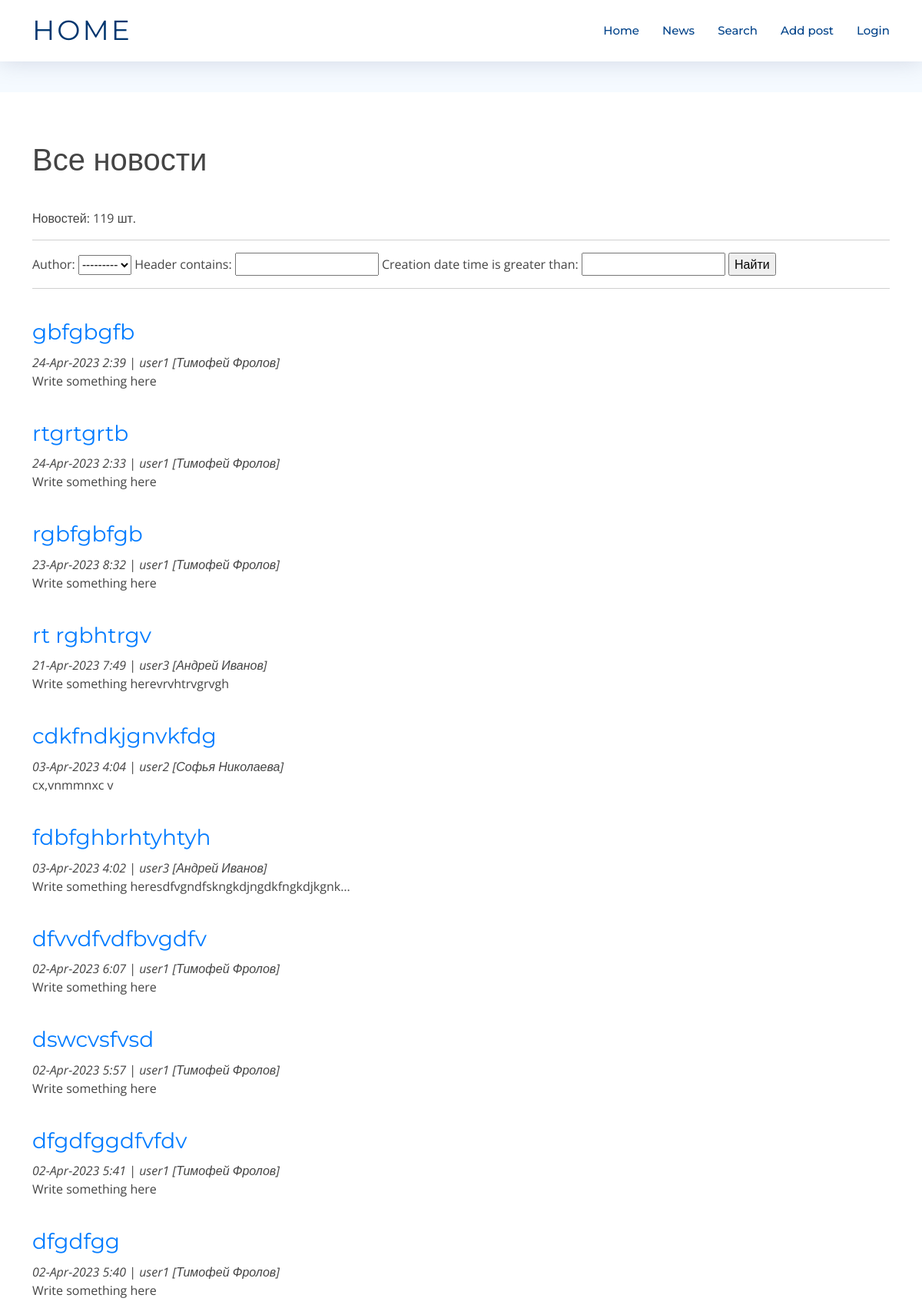
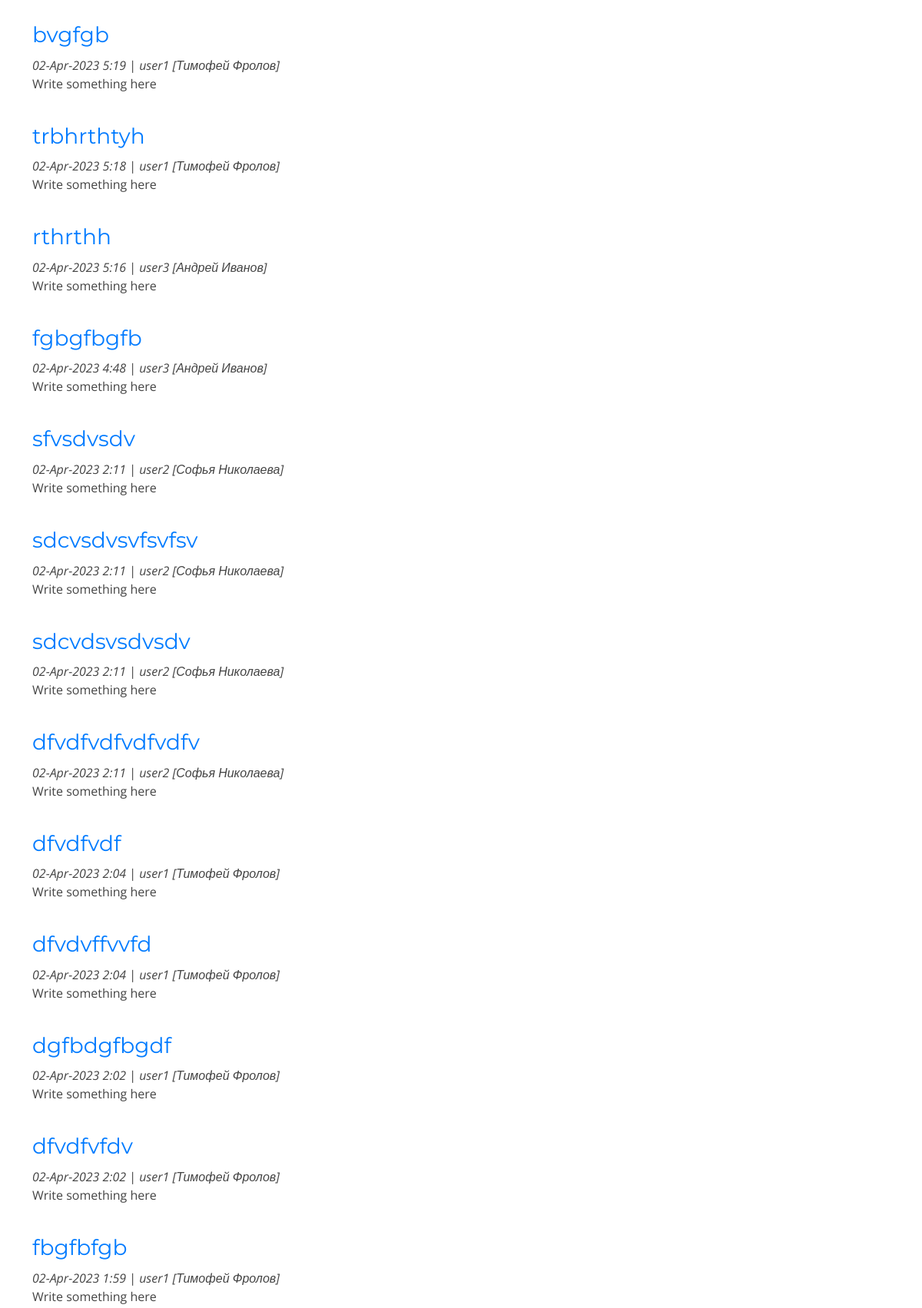
/news/search (upper part), run on the app's committed database (2 pictures, top to bottom).
### news/models.py (models this page shows, shortened)
class Post(models.Model):
    author = models.ForeignKey(Author, null=False, on_delete = models.CASCADE)
    article = 'ar'
    news = 'nw'
    TYPES = [
        (article, 'Статья'),
        (news, 'Новость'),
    ]
    type = models.CharField(max_length = 2,
                                choices = TYPES,
                                default = news)
    creation_date_time = models.DateTimeField(auto_now_add = True)
    category = models.ManyToManyField(Category, through = 'PostCategory')
    header = models.CharField(max_length=255, null=False)
    main_text = models.TextField()
    rating = models.IntegerField(default=0)

class Author(models.Model):
    username = models.OneToOneField(User, on_delete=models.CASCADE)
    user_rating = models.IntegerField(default=0)
    def __str__(self):
        return f'{self.username}'

### news/views.py (the view)
# urls.py: path('search', SearchList.as_view(), name='search'),
class SearchList(ListView):
    model = Post
    template_name = 'search.html'
    context_object_name = 'posts'
    queryset = Post.objects.order_by('-id')
    def get_context_data(self, **kwargs):
        context = super().get_context_data(**kwargs)
        context['filter'] = PostFilter(self.request.GET, queryset=self.get_queryset()) # вписываем наш фильтр в контекст
        return context

### news/templatetags/custom_filters.py (called while the page is built)
@register.filter(name='censor')
def censor(value):
    return " ".join([word[0] + "*"*(len(word)-2) + word[-1] if word.lower() in stop_words.filter_words else word for word in value.split()])

### templates/search.html (shortened to what this page needs)
{% extends 'flatpages/default.html' %}
{% load custom_filters %}
{% block content %}
<h1>Все новости</h1>
    Новостей: {{ posts | length}} шт.
    <hr>
    <form method="GET">
        {{ filter.form }}
        <input type="submit" value="Найти">
    </form>
    <hr>
    {% if posts %}
        {% for post in filter.qs %}
            <span><h3><a href="{{ post.id }}">{{ post.header | censor  }} </a></h3>
            <p><i>{{ post.creation_date_time| date:'d-M-Y g:i' }}</i> |
            <i>{{ post.author.username}} [{{ post.author.username.first_name}} {{ post.author.username.last_name}}]</i><br>
            {{ post.main_text|censor|truncatechars:50 }}</p></span>
        {% endfor %}
    {% else %}
        <h2>Новостей нет!</h2>
    {% endif %}
{% endblock content %}

### static/assets/css/style.css (style rules this page uses)
body { background: #fff; color: #444; font-family: "Open Sans", sans-serif; }
a { color: #007bff; text-decoration: none; transition: 0.5s; }
p { padding: 0; margin: 0 0 30px 0; }
h1, h2, h3, h4, h5, h6 { font-family: "Montserrat", sans-serif; font-weight: 400; margin: 40px 0 10px 0; padding: 0; }

### data on the page
Post: header|censor "gbfgbgfb", creation_date_time "24-Apr-2023 2:39", author.username "user1", author.username.first_name "Тимофей", author.username.last_name "Фролов", main_text|censor "Write something here"
Post: header|censor "rtgrtgrtb", creation_date_time "24-Apr-2023 2:33", author.username "user1", author.username.first_name "Тимофей", author.username.last_name "Фролов", main_text|censor "Write something here"
Post: header|censor "rgbfgbfgb", creation_date_time "23-Apr-2023 8:32", author.username "user1", author.username.first_name "Тимофей", author.username.last_name "Фролов", main_text|censor "Write something here"
Post: header|censor "rt rgbhtrgv", creation_date_time "21-Apr-2023 7:49", author.username "user3", author.username.first_name "Андрей", author.username.last_name "Иванов", main_text|censor "Write something herevrvhtrvgrvgh"
Post: header|censor "cdkfndkjgnvkfdg", creation_date_time "03-Apr-2023 4:04", author.username "user2", author.username.first_name "Софья", author.username.last_name "Николаева", main_text|censor "cx,vnmmnxc v"
Post: header|censor "fdbfghbrhtyhtyh", creation_date_time "03-Apr-2023 4:02", author.username "user3", author.username.first_name "Андрей", author.username.last_name "Иванов", main_text|censor "Write something heresdfvgndfskngkdjngdkfngkdjkgnk…"
Post: header|censor "dfvvdfvdfbvgdfv", creation_date_time "02-Apr-2023 6:07", author.username "user1", author.username.first_name "Тимофей", author.username.last_name "Фролов", main_text|censor "Write something here"
Post: header|censor "dswcvsfvsd", creation_date_time "02-Apr-2023 5:57", author.username "user1", author.username.first_name "Тимофей", author.username.last_name "Фролов", main_text|censor "Write something here"
Post: header|censor "dfgdfggdfvfdv", creation_date_time "02-Apr-2023 5:41", author.username "user1", author.username.first_name "Тимофей", author.username.last_name "Фролов", main_text|censor "Write something here"
Post: header|censor "dfgdfgg", creation_date_time "02-Apr-2023 5:40", author.username "user1", author.username.first_name "Тимофей", author.username.last_name "Фролов", main_text|censor "Write something here"
Post: header|censor "bvgfgb", creation_date_time "02-Apr-2023 5:19", author.username "user1", author.username.first_name "Тимофей", author.username.last_name "Фролов", main_text|censor "Write something here"
Post: header|censor "trbhrthtyh", creation_date_time "02-Apr-2023 5:18", author.username "user1", author.username.first_name "Тимофей", author.username.last_name "Фролов", main_text|censor "Write something here"
Post: header|censor "rthrthh", creation_date_time "02-Apr-2023 5:16", author.username "user3", author.username.first_name "Андрей", author.username.last_name "Иванов", main_text|censor "Write something here"
Post: header|censor "fgbgfbgfb", creation_date_time "02-Apr-2023 4:48", author.username "user3", author.username.first_name "Андрей", author.username.last_name "Иванов", main_text|censor "Write something here"
Post: header|censor "sfvsdvsdv", creation_date_time "02-Apr-2023 2:11", author.username "user2", author.username.first_name "Софья", author.username.last_name "Николаева", main_text|censor "Write something here"
Post: header|censor "sdcvsdvsvfsvfsv", creation_date_time "02-Apr-2023 2:11", author.username "user2", author.username.first_name "Софья", author.username.last_name "Николаева", main_text|censor "Write something here"
Post: header|censor "sdcvdsvsdvsdv", creation_date_time "02-Apr-2023 2:11", author.username "user2", author.username.first_name "Софья", author.username.last_name "Николаева", main_text|censor "Write something here"
Post: header|censor "dfvdfvdfvdfvdfv", creation_date_time "02-Apr-2023 2:11", author.username "user2", author.username.first_name "Софья", author.username.last_name "Николаева", main_text|censor "Write something here"
Post: header|censor "dfvdfvdf", creation_date_time "02-Apr-2023 2:04", author.username "user1", author.username.first_name "Тимофей", author.username.last_name "Фролов", main_text|censor "Write something here"
Post: header|censor "dfvdvffvvfd", creation_date_time "02-Apr-2023 2:04", author.username "user1", author.username.first_name "Тимофей", author.username.last_name "Фролов", main_text|censor "Write something here"
Post: header|censor "dgfbdgfbgdf", creation_date_time "02-Apr-2023 2:02", author.username "user1", author.username.first_name "Тимофей", author.username.last_name "Фролов", main_text|censor "Write something here"
Post: header|censor "dfvdfvfdv", creation_date_time "02-Apr-2023 2:02", author.username "user1", author.username.first_name "Тимофей", author.username.last_name "Фролов", main_text|censor "Write something here"
Post: header|censor "fbgfbfgb", creation_date_time "02-Apr-2023 1:59", author.username "user1", author.username.first_name "Тимофей", author.username.last_name "Фролов", main_text|censor "Write something here"

### other printed values
{{ posts | length }} "119"
